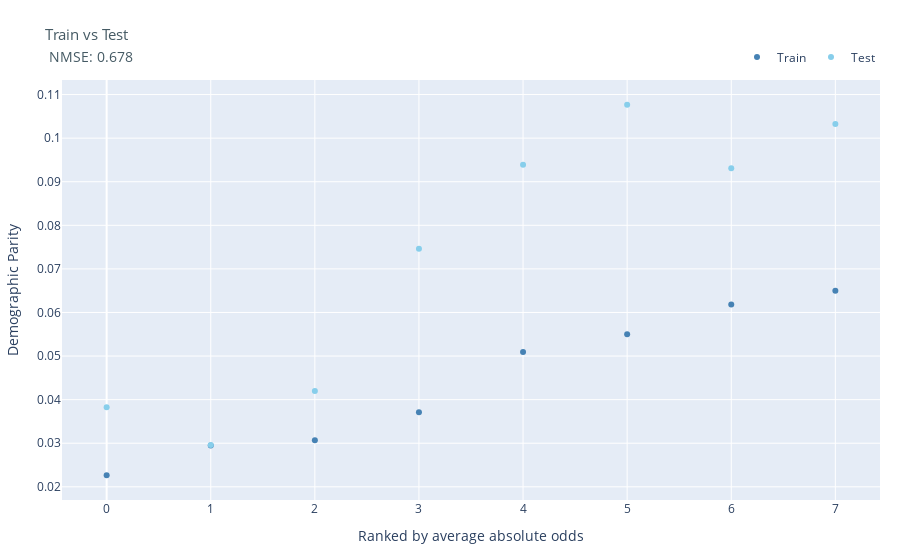

Notebook source saved alongside this figure:
### Code cell
fig_train_test(
    df_metrics_sorted,
    metric_title = fair_metric_name,
    train_col = train_fair_col,
    test_col = fair_col,
    ranking_metric = fair_col,
    title = 'Train vs Test',
    metric_result = fair_mse)

### Figure 1 — Plotly figure (JSON) as saved in the notebook; plotly's stock layout.template omitted (floating-point values rounded to 4 significant figures)
{"data": [{"customdata": ["LGBM", "LGBM", "LGBM", "LGBM", "LGBM", "LGBM", "LGBM", "LGBM"], "hovertemplate": "Ranking: %{x}<br>Demographic Parity (train): %{y:,.3f}<br>Model: %{customdata}", "marker": {"color": "#4682B4"}, "mode": "markers", "name": "Train", "type": "scatter", "x": [0, 1, 2, 3, 4, 5, 6, 7], "y": [0.02265, 0.02945, 0.0307, 0.03708, 0.05093, 0.05503, 0.06183, 0.065]}, {"customdata": ["LGBM", "LGBM", "LGBM", "LGBM", "LGBM", "LGBM", "LGBM", "LGBM"], "hovertemplate": "Ranking: %{x}<br>Demographic Parity (test): %{y:,.3f}<br>Model: %{customdata}<br><extra></extra>", "marker": {"color": "#87CEEB"}, "mode": "markers", "name": "Test", "type": "scatter", "x": [0, 1, 2, 3, 4, 5, 6, 7], "y": [0.03826, 0.02958, 0.04199, 0.07464, 0.09392, 0.1077, 0.09311, 0.1032]}], "layout": {"autosize": true, "legend": {"font": {"size": 12}, "orientation": "h", "x": 1, "xanchor": "right", "y": 1.02, "yanchor": "bottom"}, "margin": {"b": 60, "l": 20, "r": 20, "t": 80}, "showlegend": true, "title": {"text": "<span style='font-size:.9em;color:#455A64'>Train vs Test</span><br><span style='font-size:.8em;color:#455A64'> NMSE: 0.678</span>"}, "xaxis": {"autorange": true, "range": [-0.4216, 7.422], "title": {"text": "Ranked by average absolute odds"}, "type": "linear"}, "yaxis": {"autorange": true, "range": [0.01607, 0.1142], "title": {"text": "Demographic Parity"}, "type": "linear"}}}
